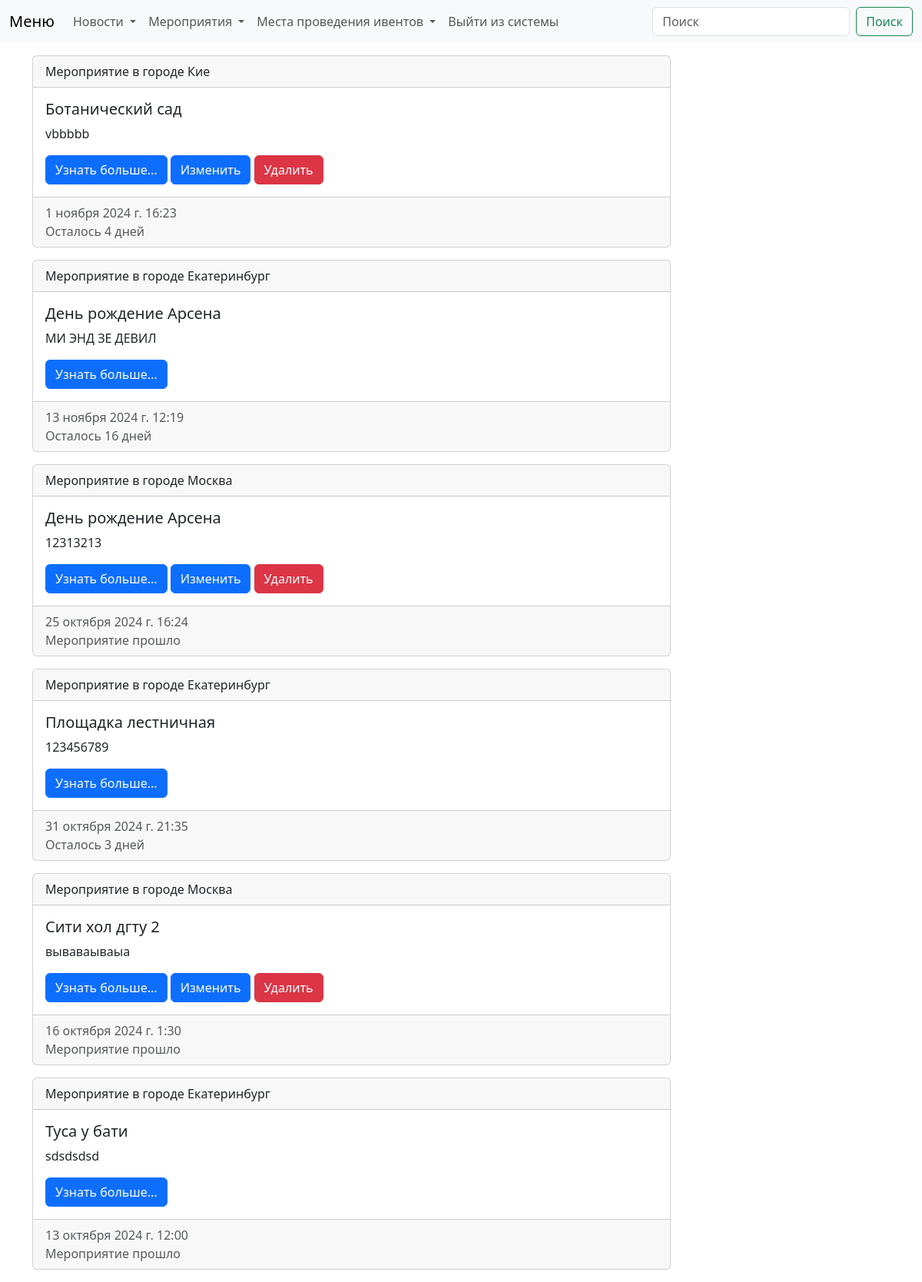
Page /events (signed in) on the committed database.
### news/models.py (models this page shows, shortened)
class Event(models.Model):
    name = models.CharField("Venue name", max_length=120)
    event_date = models.DateTimeField("Event Date")
    venue = models.ForeignKey(Venue, blank=True, null=True, on_delete=models.CASCADE)
    manager = models.ForeignKey(User, max_length=120, blank=True, null=True, on_delete=models.SET_NULL)
    description = models.TextField(blank=True)
    attendees = models.ManyToManyField(MyClubUser, blank=True)
    city = models.ForeignKey(City, on_delete=models.PROTECT, null=True)
    photo_event = models.ImageField(blank=True)
    approved = models.BooleanField("Опубликовать/одобрить", default = False)
    class Meta:
        verbose_name = 'Мероприятие'
        verbose_name_plural = 'Мероприятия'
        ordering = ['-event_date']
    @property
    def Days_till(self):
        today = date.today()
        days_till = self.event_date.date() - today
        return days_till

class City(models.Model):
    title = models.CharField(max_length=120, db_index=True)
    def get_absolute_url(self):
        return reverse('city', kwargs={'city_id': self.pk})
    def __str__(self):
        return self.title
    class Meta:
        verbose_name = 'Город'
        verbose_name_plural = 'Города'
        ordering = ['title']

### news/views.py (the view)
# urls.py: path('events', event, name="event"),
def event(request):
    event_list = Event.objects.all().order_by("name")
    return render(request, 'news/event.html', {"event_list": event_list})

### news/templates/news/event.html (shortened to what this page needs)
{% extends "eventbase.html" %}
{% block content %}
{% for event in event_list %}
{% if event.approved %}
<div class=" card mb-3">
    <div class="card-header">
        <a href='{{ event.city.get_absolute_url }}' class="list-group-item list-group-item-action active">Мероприятие в
            городе
            {{ event.city }}</a>
    </div>
    <div class="card-body">
        <div class="media">
            <div class="media-boby">
                <h5 class="card-title">{{ event.name }}</h5>
                <p class="card-text">{{ event.description }}</p>
                <a href='{% url "view_event" event.id %}' class="btn btn-primary">Узнать больше...</a>
                {% if user.is_authenticated %}
                    {% if user == event.manager %}
                <a href='{% url "update_event" event.id %}' class="btn btn-primary">Изменить</a>
                <a href='{% url "delete_event" event.id %}' class="btn btn-danger">Удалить</a>
                    {% endif %}
                {% endif %}
            </div>
        </div>
    </div>
    {% block footer %}
    <div class="card-footer text-body-secondary">
        {{ event.event_date }}
        <br>
        {% if event.Days_till.days >= 0 %}
            {% if event.Days_till.days == 0 %}
                {% if event.Days_till.seconds == 0 %}
                    Время прошло
                {% else %}
                    Осталось менее дня
                {% endif %}
            {% else %}
                Осталось {{ event.Days_till.days }} дней
            {% endif %}
        {% else %}
            Мероприятие прошло
        {% endif %}
    </div>
    {% endblock %}
</div>
{% endif %}
{% endfor %}
{% endblock %}

### mysite/static/css/styles.css (style rules this page uses)
body { background-color: #ccc; }

### rows in the picture
Event: city "Кие", name "Ботанический сад", description "vbbbbb", shows "Изменить", event_date "1 ноября 2024 г. 16:23", Days_till.days "4"
Event: city "Екатеринбург", name "День рождение Арсена", description "МИ ЭНД ЗЕ ДЕВИЛ", event_date "13 ноября 2024 г. 12:19", Days_till.days "16"
Event: city "Москва", name "День рождение Арсена", description "12313213", shows "Изменить", event_date "25 октября 2024 г. 16:24", shows "Мероприятие прошло"
Event: city "Екатеринбург", name "Площадка лестничная", description "123456789", event_date "31 октября 2024 г. 21:35", Days_till.days "3"
Event: city "Москва", name "Сити хол дгту 2", description "вываваываыа", shows "Изменить", event_date "16 октября 2024 г. 1:30", shows "Мероприятие прошло"
Event: city "Екатеринбург", name "Туса у бати", description "sdsdsdsd", event_date "13 октября 2024 г. 12:00", shows "Мероприятие прошло"
